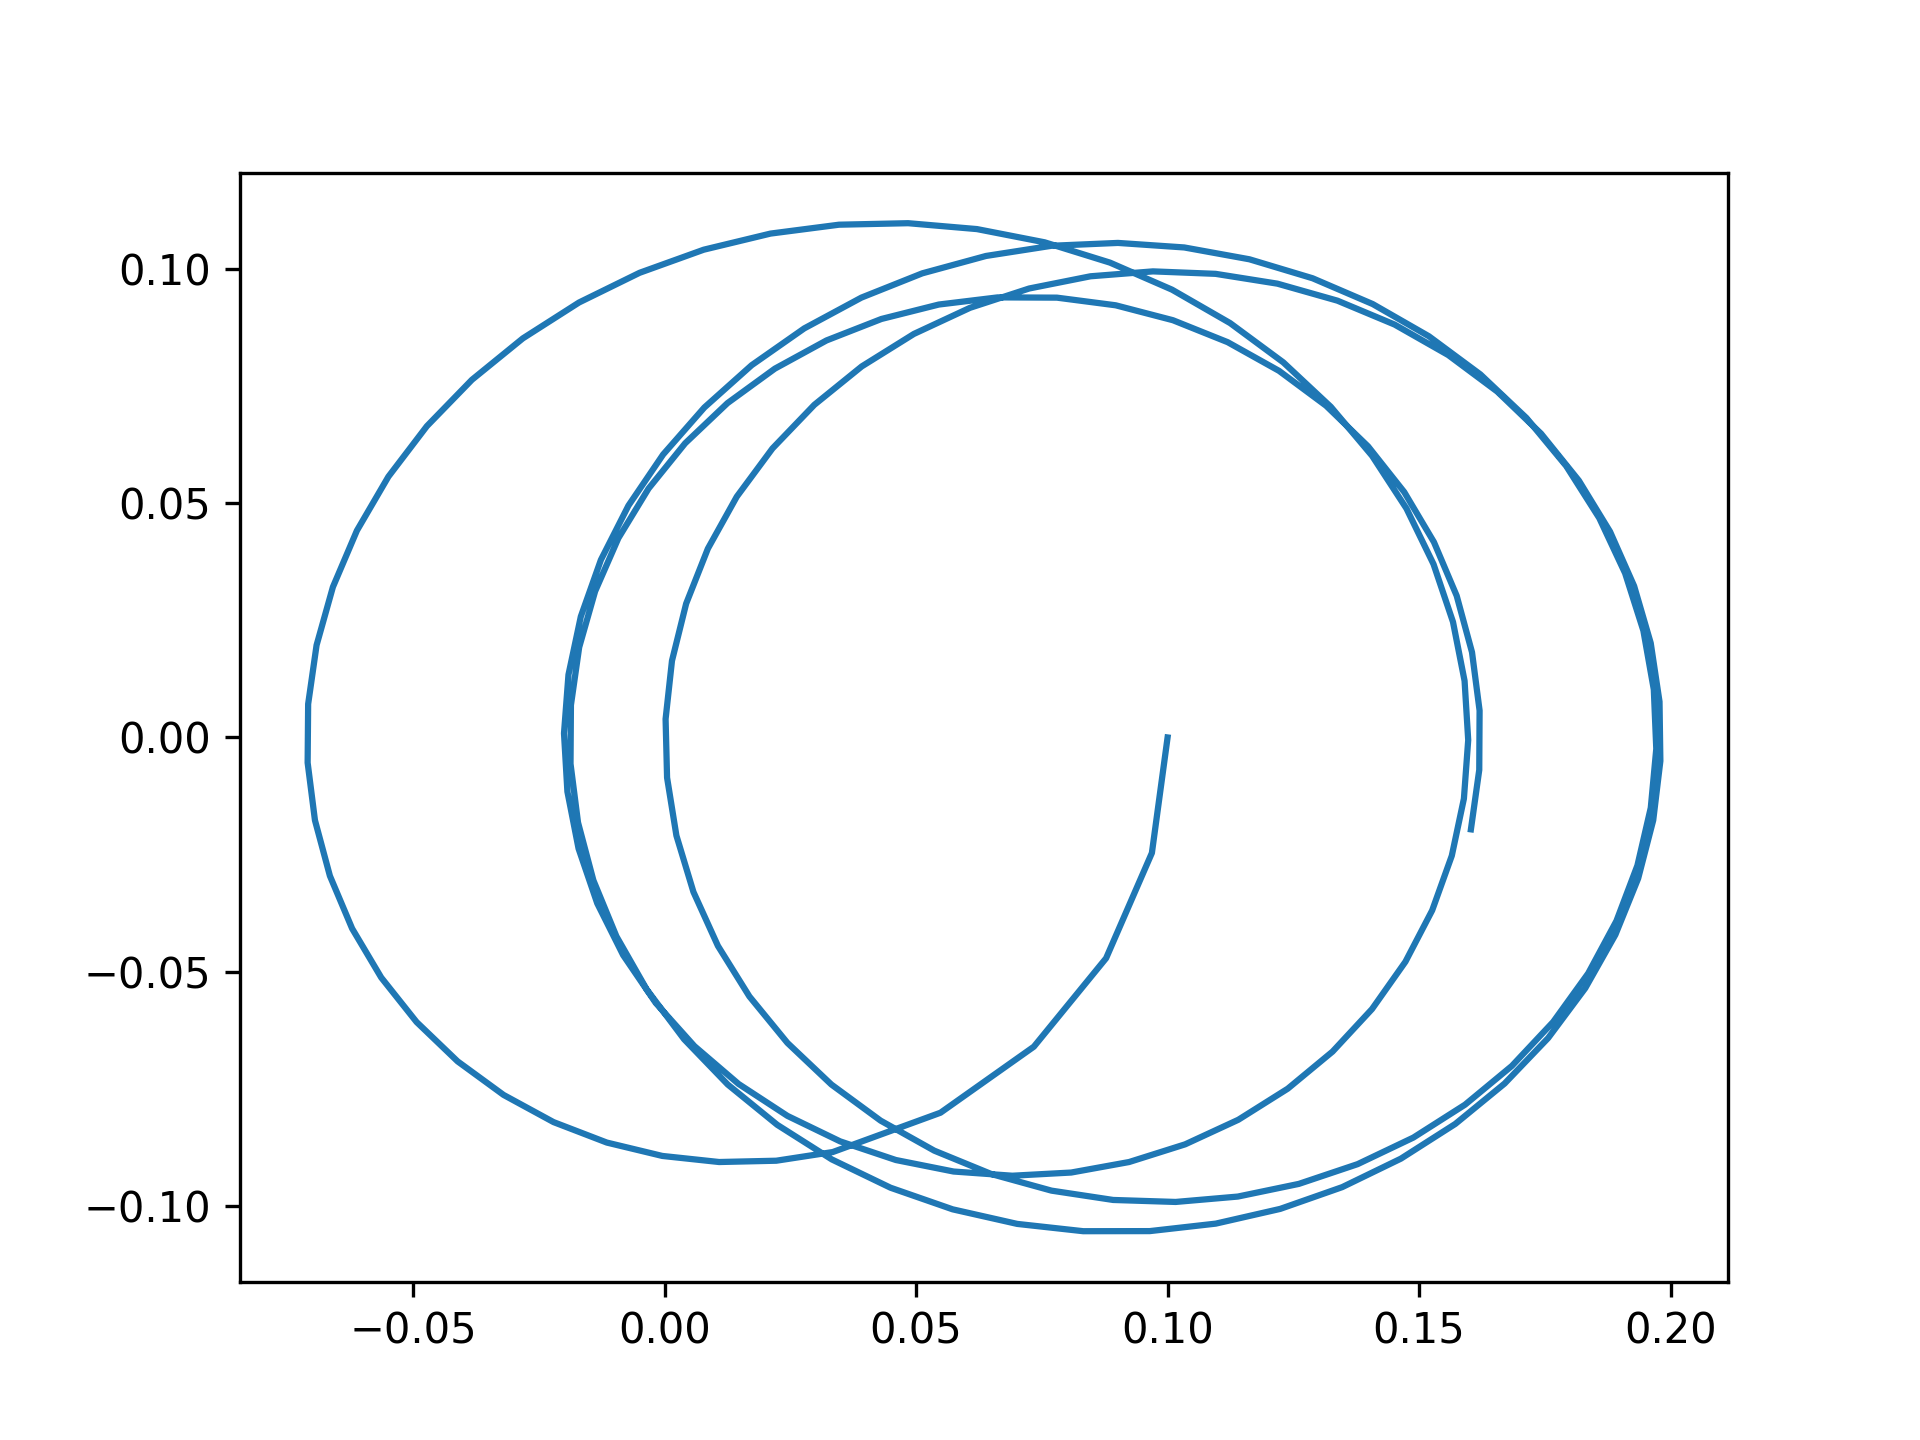

Write Python code to recreate this figure.
import numpy as np
import matplotlib.pyplot as plt


def passovarRK(x0, v0, tf, dt, tol, a0, w0, w):
    fv = lambda x, t: -(w0 ** 2) * np.sin(x) + a0 * np.sin(w * t)
    pos = [x0]
    vel = [v0]
    cont = 0
    t = 0
    while t <= tf:
        if cont % 5 == 0:
            x02, x04 = x0, x0
            v02, v04 = v0, v0
            # RK2
            k1x2 = v02
            k1v2 = fv(x02, t)
            xaux2 = x02 + k1x2 * dt
            vaux2 = v02 + k1v2 * dt
            k2x2 = vaux2
            k2v2 = fv(xaux2, t + dt)
            x02 += (k1x2 + k2x2) * (dt / 2)
            v02 += (k1v2 + k2v2) * (dt / 2)

            # RK4
            k1x4 = v04
            k1v4 = fv(x04, t)
            xaux4 = x04 + k1x4 * (dt / 2)
            vaux4 = v04 + k1v4 * (dt / 2)
            k2x4 = vaux4
            k2v4 = fv(xaux4, t + (dt / 2))
            xaux4 = x0 + k2x4 * (dt / 2)
            vaux4 = v0 + k2v4 * (dt / 2)
            k3x4 = vaux4
            k3v4 = fv(xaux4, t + (dt / 2))
            xaux4 = x0 + k3x4 * dt
            vaux4 = v0 + k3v4 * dt
            k4x4 = vaux4
            k4v4 = fv(xaux4, t + dt)
            x04 += (k1x4 + 2 * k2x4 + 2 * k3x4 + k4x4) * (dt / 6)
            v04 += (k1v4 + 2 * k2v4 + 2 * k3v4 + k4v4) * (dt / 6)

            errx = ((x02 - x04)**2)**(1/2)
            errv = ((v02 - v04)**2)**(1/2)
            erro = max(errx, errv)
            dtnovo= dt * (tol/erro)**(1/3)
            if dtnovo > 2*dt:
                dt = 2 * dt
            if dtnovo < dt/2:
                dt = dt/2
        k1x = v0
        k1v = fv(x0, t)
        xaux = x0 + k1x * dt
        vaux = v0 + k1v * dt
        k2x = vaux
        k2v = fv(xaux, t+dt)
        x0 += (k1x + k2x)*(dt/2)
        v0 += (k1v + k2v)*(dt/2)
        pos.append(x0)
        vel.append(v0)
        cont += 1
        t += dt

    return pos, vel


x0 = 0.1
v0 = 0
tf = 25
dt = 0.5
tol = 1e-5
a0 = 0.1
w0 = 1
w = 0.1

plt.plot(passovarRK(x0, v0, tf, dt, tol, a0, w0, w)[0], passovarRK(x0, v0, tf, dt, tol, a0, w0, w)[1])
plt.savefig('passovar.png', dpi=300)
